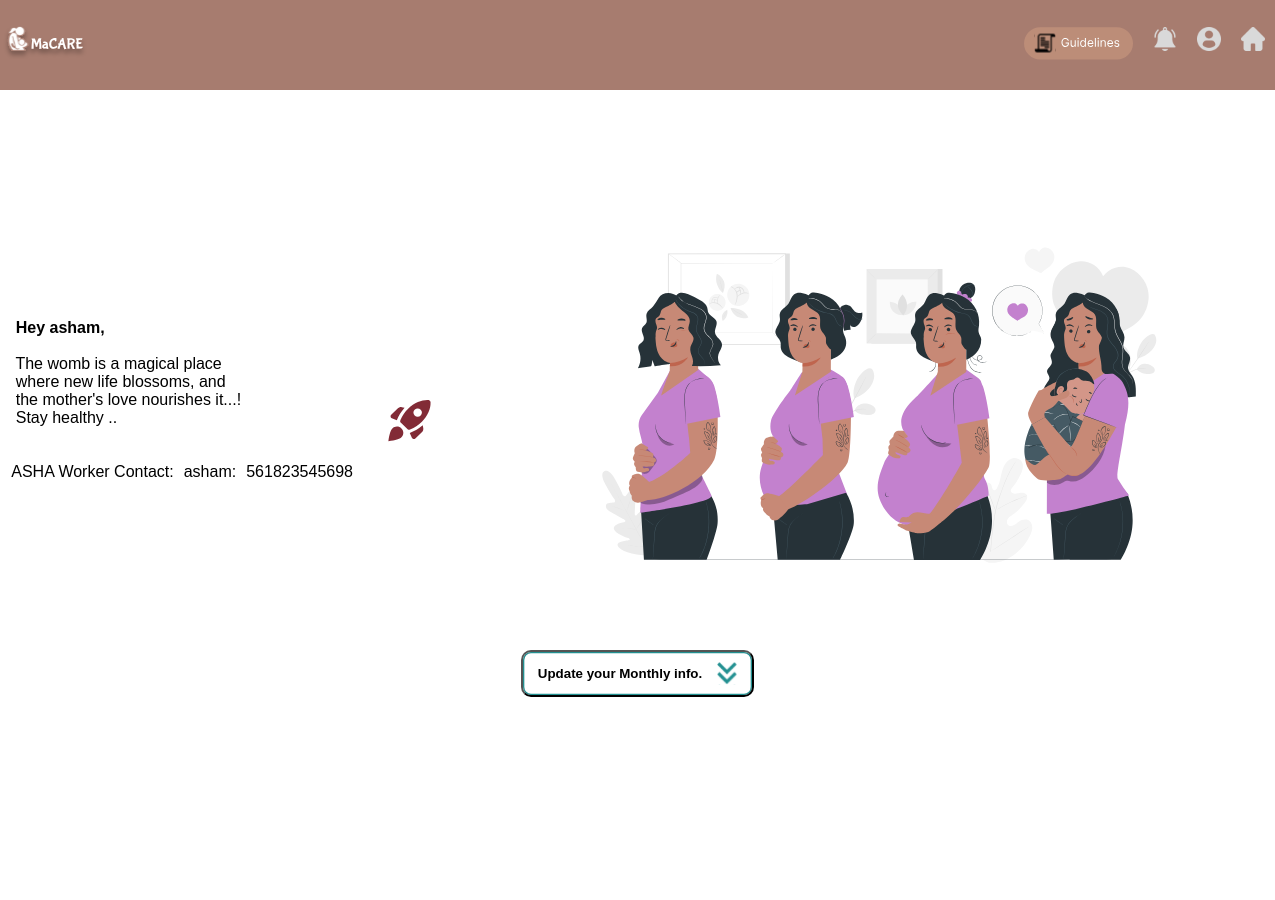
/whome/ (signed in, upper part), run on an earlier commit of the app's database.
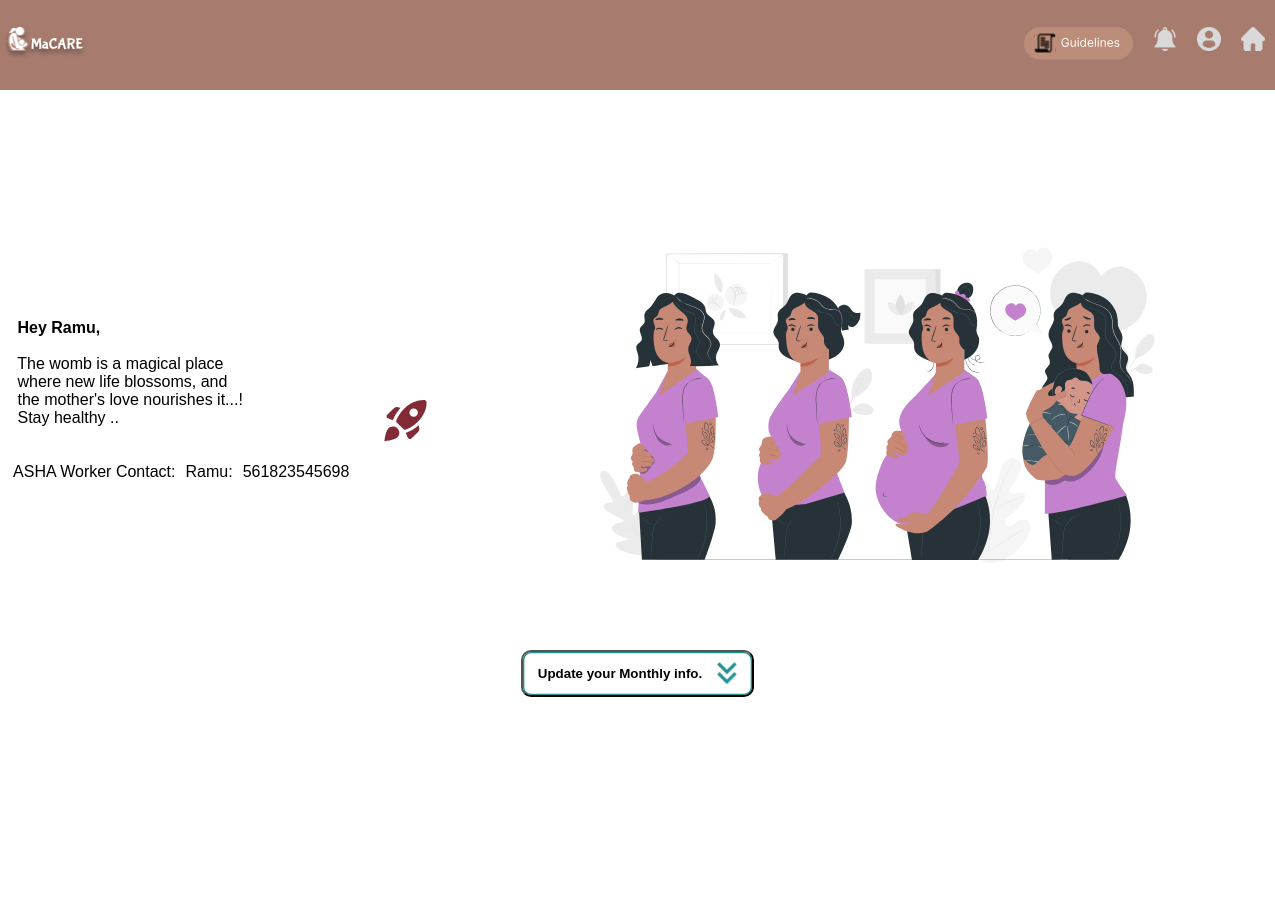
And on a later commit of the database.
### macares/models.py (models this page shows)
class User(models.Model):
    uid=models.AutoField(primary_key=True)
    email = models.EmailField(unique=True)
    name = models.CharField(max_length=20)
    password = models.CharField(max_length=20)
    age=models.IntegerField(default='10')
    yesno=models.CharField(max_length=3)
    district=models.CharField(max_length=50)
    wardno=models.IntegerField()
    phone=models.IntegerField()
    cmp = models.CharField(max_length=20)
    occupation = models.CharField(max_length=20)
    ashaid = models.IntegerField(default='0')
    lastmen = models.DateField(settings.DATE_FORMAT,default="2002-02-01")
    lastpg = models.DateField(settings.DATE_FORMAT,default="2002-02-01")
    bg = models.CharField(max_length=20,default="A+")
    rchid=models.IntegerField(default='0')
    def __str__(self):
        return self.email

### macares/views.py (the view)
# urls.py: path('whome/',whome,name='whome'),
def whome(request):
    user = User.objects.all()
    user_data = []
    if 'email' in request.session:
        users = User.objects.get(email=request.session['email'])
        my_dict = {
            'name': users.name,
            'email': users.email,
            'wardno': users.wardno,
            'district': users.district,
            'phone': users.phone,
            'panchayath': users.cmp,
            'rchid': users.uid
        }
        for i in user:
            if i.occupation == "ahaworker" and i.wardno == users.wardno:
                user_data.append({'name': i.name,
                                  'email': i.email,
                                  'wardno': i.wardno,
                                  'district': i.district,
                                  'phone': i.phone,
                                  'panchayath': i.cmp,
                                  })
        print(user_data)
        print("hello hii")
        print(user)
        return render(request, 'whome.html', {'my_dict': my_dict, 'user_data': user_data})
    else:
        data = {'status': 'You need to login first'}
        return render(request, 'womenSignUp.html', context=data)

### macares/templates/whome.html (shortened to what this page needs)
{% extends 'baseWomen.html' %} {% block style %}
<link rel="stylesheet" href="../static/css/whom.css" />
{% block monthstyle %}{% endblock %} {% endblock %} {% block content %}
<div style="margin-top: 100px">
  <div class="womenhomepg">
    <h1 style="padding-top: 50px"></h1>
    <div class="womencont">
      <div style="display: flex; gap: 30px">
        <div style="display: flex;  flex-direction: column">
          <div>
            <pre> <strong>Hey {{my_dict.name}},<br><br></strong> The womb is a magical place <br> where new life blossoms, and <br> the mother's love nourishes it...! <br> Stay healthy ..
                        </pre>
          </div>
          <br />
          {% for i in user_data %}
          <div style="display: flex; gap: 10px">
            <p>ASHA Worker Contact:</p>
            <p>{{i.name}}:</p>
            <p>{{i.phone}}</p>
          </div>
          {% endfor %}
        </div>
        <img src="../static/images/rocket.svg" style="padding-top: 40px" />
      </div>
      <img
        src="../static/images/Pregnancy stages-pana (2) 1.svg"
        style="width: 600px; height: 500px; padding: 80px"
      />
    </div>
    <div class="weekTopButtonDiv">
      <a href="#weektrans">
        <button class="weekTopButton">
          <strong> Update your Monthly info. </strong>
          <img
            style="padding-left: 15px"
            src="../static/images/weekDownArrow.svg"
          />
        </button>
      </a>
    </div>
  </div>
</div>
{% endblock %}

What changed in the data, as far as the page shows it:
changed User: name "asham" → "Ramu"
Also different on the page:
new list line: "ASHA Worker Contact: : 561823545698"
new list line: "Ramu"
list line gone: "ASHA Worker Contact: : 561823545698"
list line gone: "asham"
